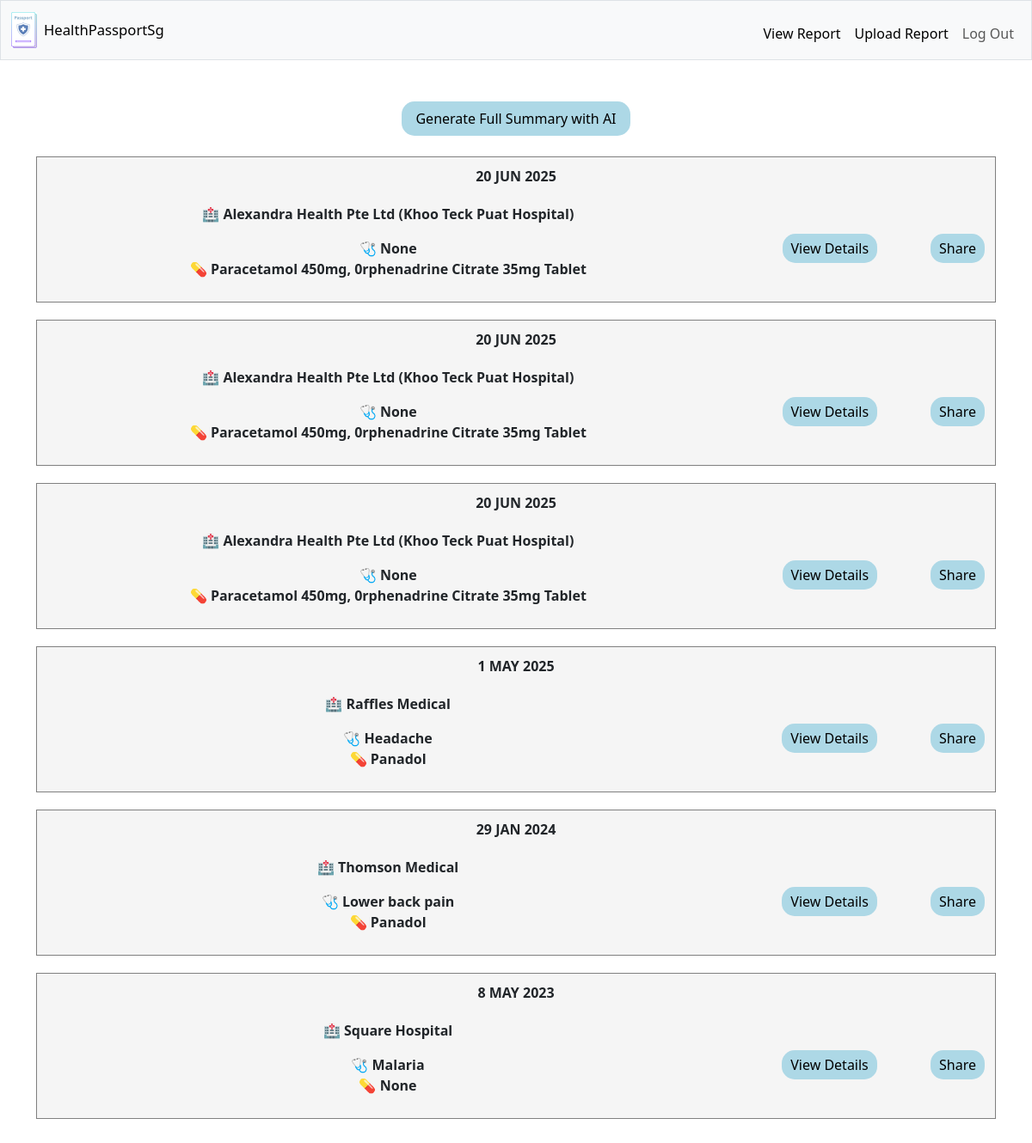
The app's page /view (signed in) with its own data.
### tables this page shows
CREATE TABLE visits (
    visit_id INTEGER PRIMARY KEY AUTOINCREMENT NOT NULL,
    patient_id INTEGER NOT NULL,
    date TEXT NOT NULL,
    hospital TEXT NOT NULL,
    diagnosis TEXT,
    medication TEXT,
    FOREIGN KEY (patient_id) REFERENCES users(id)
);

### app.py (the view)
@app.route("/view", methods=["GET"])
def view():
    medical_records = [
        {
            'date': '1 MAY 2025',
            'hospital_name': 'Raffles Medical',
            'condition': 'Headache',
            'prescription': 'Panadol'
        },
        {
            'date': '29 JAN 2024',
            'hospital_name': 'Thomson Medical',
            'condition': 'Lower back pain',
            'prescription': 'Panadol'
        },
        {
            'date': '8 MAY 2023',
            'hospital_name': 'Square Hospital',
            'condition': 'Malaria',
            'prescription': None
        }
    ]
    try:
        res = db.execute("""
            SELECT date, hospital, diagnosis, medication FROM visits WHERE patient_id = ?;
            """, session["user_id"])
    except Exception as e:
        print(e)
    history = []
    for record in res:
        print(type(record['hospital']))
        tmp = dict()
        tmp['date'] = record['date']
        tmp['hospital_name'] = record['hospital']
        diagnosis = ast.literal_eval(record['diagnosis'])
        if diagnosis:
            tmp['condition'] = diagnosis[0]
        else:
            tmp['condition'] = None
        if record['medication']:
            tmp['prescription'] = ast.literal_eval(record['medication'])['name']
        history.append(tmp)
    history.extend(medical_records)
    return render_template('view.html', records=history)

### app.py (called while the page is built)
@app.after_request
def after_request(response):
    response.headers["Cache-Control"] = "no-cache, no-store, must-revalidate"
    response.headers["Expires"] = 0
    response.headers["Pragma"] = "no-cache"
    return response

### helpers/sql.py (called while the page is built)
    def execute(self, query, *args):
        result = None
        try:
            with sqlite3.connect(self.database) as connection:
                connection.row_factory = sqlite3.Row
                if self.traceback:
                    connection.set_trace_callback(logging.info)
                cursor = connection.cursor()
                cursor.execute(query, args)
                if query.strip().upper().startswith("SELECT"):
                    result = cursor.fetchall()
                else:
                    connection.commit()
                cursor.close()
        except sqlite3.Error as error:
            logger.error(f"Error executing query: {query}", exc_info=True)
            raise
        return result

### templates/view.html
{% extends "layout.html" %}
{% block main %}
    <div align="center">
        <button style="background-color: lightblue; padding: 8px 16px; border: none; border-radius: 15px;">
            Generate Full Summary with AI
        </button>
    </div>
    <br>
    <main>
        {% for record in records %}
        <table width="100%" cellpadding="10" cellspacing="0" border="1" style="border-collapse: collapse; margin-bottom: 20px; background-color: #f5f5f5;">
            <tr>
                <td colspan="3">
                    <strong>{{ record['date'] }}</strong>
                </td>
            </tr>
            <tr>
                <td width="80%">
                    <p><strong>🏥 {{ record['hospital_name'] }}</strong></p>
                    <p> <strong>🩺 {{ record['condition'] }}</strong><br>
                    <strong>💊 {{ record['prescription'] }}</strong></p>
                </td>
                <td width="20%" align="center">
                    <button style="background-color: lightblue; padding: 5px 10px; border: none; margin: 2px; border-radius: 15px;">View Details</button><br>
                </td>
                <td>
                    <button style="background-color: lightblue; padding: 5px 10px; border: none; margin: 2px; border-radius: 15px;">Share</button>
                </td>
            </tr>
        </table>
        {% endfor %}
    </main>
{% endblock %}

### templates/layout.html (shortened to what this page needs)
<!DOCTYPE html>
<html lanh="en">
    <head>
        <link href="https://cdn.jsdelivr.net/npm/bootstrap@5.3.3/dist/css/bootstrap.min.css" rel="stylesheet">
        <link href="/static/styles.css" rel="stylesheet">
    </head>
    <body>
        <nav class="bg-light border navbar navbar-expand-md navbar-light">
            <div class="container-fluid">
                <a class="navbar-brand" href="/">
                    <div class="d-flex align-items-center">
                        <img src="static/image/logo.png" class="img-fluid me-2" alt="Logo" style="width:30px; height:auto">
                        <h1 class="mb-0">HealthPassportSg</h1>
                    </div>
                </a>
                <div class="collapse navbar-collapse" id="navbar">
                    {% if session["user_id"] %}
                        <ul class="navbar-nav ms-auto mt-2">
                            <li class="nav-item"><a class="nav-link active" href="/view">View Report</a></li>
                            <li class="nav-item"><a class="nav-link active" href="/upload">Upload Report</a></li>
                            <li class="nav-item"><a class="nav-link" href="/logout">Log Out</a></li>
                        </ul>
                    {% else %}
                        <ul class="navbar-nav ms-auto mt-2">
                            <li class="nav-item"><a class="nav-link active" href="/register">Register</a></li>
                            <li class="nav-item"><a class="nav-link active" href="/login">Log In</a></li>
                        </ul>
                    {% endif %}
                </div>
            </div>
        </nav>
        <main class="container py-5 text-center">
            {% block main %}{% endblock %}
        </main>
    </body>
</html>

### static/styles.css (style rules this page uses)
nav h1 { font-size: smaller; }

### records on screen
visits: date "20 JUN 2025", hospital_name "Alexandra Health Pte Ltd (Khoo Teck Puat Hospital)", condition "None", prescription "Paracetamol 450mg, 0rphenadrine Citrate 35mg Tablet"
visits: date "20 JUN 2025", hospital_name "Alexandra Health Pte Ltd (Khoo Teck Puat Hospital)", condition "None", prescription "Paracetamol 450mg, 0rphenadrine Citrate 35mg Tablet"
visits: date "20 JUN 2025", hospital_name "Alexandra Health Pte Ltd (Khoo Teck Puat Hospital)", condition "None", prescription "Paracetamol 450mg, 0rphenadrine Citrate 35mg Tablet"

### other values on screen
{{ record['date'] }} "1 MAY 2025" "29 JAN 2024" "8 MAY 2023"
{{ record['hospital_name'] }} "Raffles Medical" "Thomson Medical" "Square Hospital"
{{ record['condition'] }} "Headache" "Lower back pain" "Malaria"
{{ record['prescription'] }} "Panadol" "Panadol" "None"
